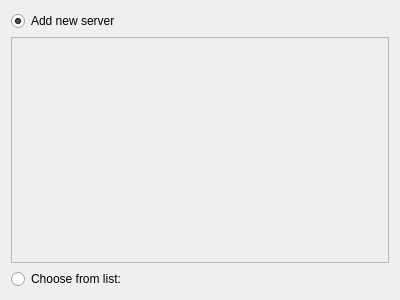
<?xml version="1.0" encoding="UTF-8"?>
<ui version="4.0">
 <class>WizardPage</class>
 <widget class="QWizardPage" name="WizardPage">
  <property name="geometry">
   <rect>
    <x>0</x>
    <y>0</y>
    <width>400</width>
    <height>300</height>
   </rect>
  </property>
  <property name="windowTitle">
   <string>WizardPage</string>
  </property>
  <property name="locale">
   <locale language="English" country="UnitedStates"/>
  </property>
  <property name="title">
   <string>Server configuration</string>
  </property>
  <property name="subTitle">
   <string>You can configure a new server or choose on from the list.</string>
  </property>
  <attribute name="pageId">
   <string notr="true">1</string>
  </attribute>
  <layout class="QVBoxLayout" name="verticalLayout">
   <item>
    <widget class="QRadioButton" name="addNewServerButton">
     <property name="text">
      <string>Add new server</string>
     </property>
     <property name="checked">
      <bool>true</bool>
     </property>
    </widget>
   </item>
   <item>
    <widget class="QListWidget" name="serverListWidget">
     <property name="enabled">
      <bool>false</bool>
     </property>
    </widget>
   </item>
   <item>
    <widget class="QRadioButton" name="chooseServerButton">
     <property name="text">
      <string>Choose from list:</string>
     </property>
    </widget>
   </item>
  </layout>
 </widget>
 <resources/>
 <connections>
  <connection>
   <sender>chooseServerButton</sender>
   <signal>toggled(bool)</signal>
   <receiver>serverListWidget</receiver>
   <slot>setEnabled(bool)</slot>
   <hints>
    <hint type="sourcelabel">
     <x>199</x>
     <y>39</y>
    </hint>
    <hint type="destinationlabel">
     <x>199</x>
     <y>174</y>
    </hint>
   </hints>
  </connection>
 </connections>
</ui>
